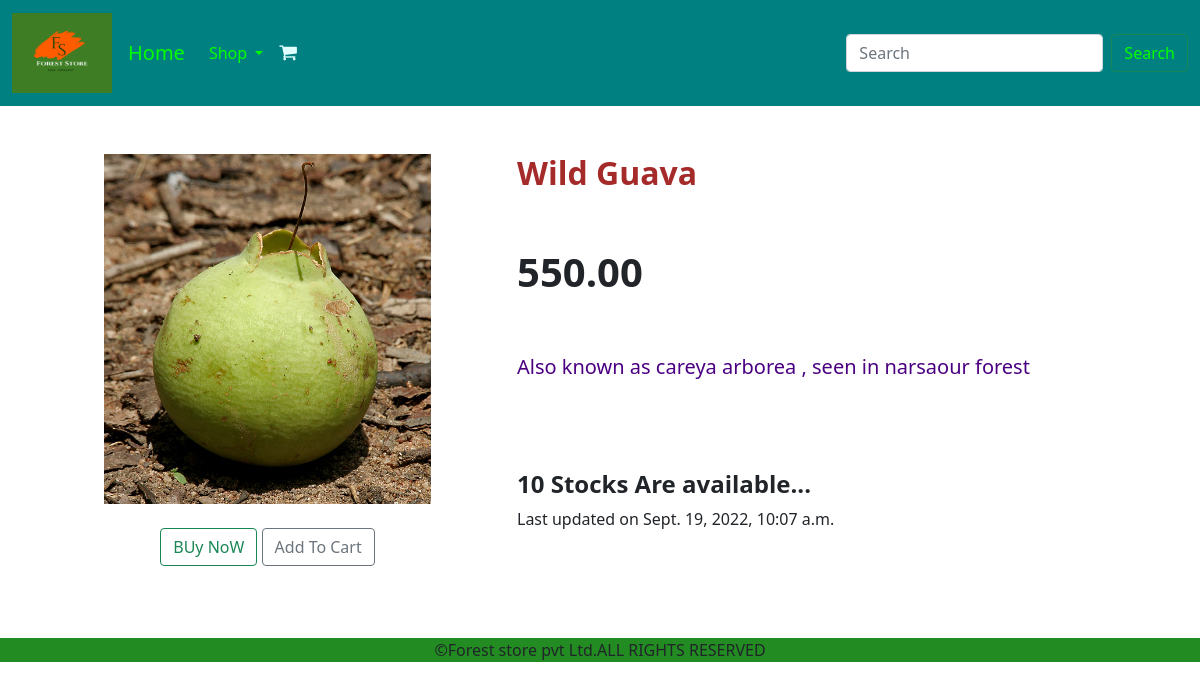
Screenshot of /fruits-and-vegetables/wild-guava/ with the database file from the repository.
### cart/models.py (models this page shows, shortened)
class Product(models.Model):
    name=models.CharField(max_length=250,unique=True)
    slug=models.SlugField(max_length=250,unique=True)
    img=models.ImageField(upload_to='product')
    desc=models.TextField(blank=True)
    price=models.DecimalField(max_digits=10,decimal_places=2)
    stocks=models.IntegerField()
    category=models.ForeignKey(Category,on_delete=models.CASCADE)
    cdate=models.DateTimeField(auto_now_add=True)
    udate=models.DateTimeField(auto_now=True)
    availability=models.BooleanField(default=True)
    class Meta:
        ordering = ('name',)
        verbose_name = 'product'
        verbose_name_plural = 'products'

### cart/views.py (the view)
# urls.py: path('<slug:c_slug>/<slug:p_slug>/',views.prodetails,name='prodetails'),
def prodetails(request,c_slug,p_slug):
    try:
        pro=Product.objects.get(category__slug=c_slug,slug=p_slug)
    except Exception as e:
        raise e
    return render(request,'product.html',{'pro':pro})

### cart/context_processors.py (called while the page is built)
def links(request):
    link=Category.objects.all()
    return dict(link=link)

def linksp(request):
    linkp=Product.objects.all()
    return dict(linkp=linkp)

def counter(request):
    item_count=0
    if 'admin' in request.path:
        return {}
    else:
        try:
            car=Cart.objects.filter(cart_id=cart_id(request))
            cart_items=CartItem.objects.all().filter(car=car[:1])
            for cart_item in cart_items:
                item_count += cart_item.quantity
        except Cart.DoesNotExist:
            item_count=0
        return dict(item_count=item_count)

### cart/models.py (called while the page is built)
    def get_url(self):
        return reverse('cart:pro_category',args=[self.slug])

### cart/views.py (called while the page is built)
def cart_id(request):
    cart_s=request.session.session_key
    if not cart_s:
        cart_s=request.session.create()
    return cart_s

### templates/product.html
{% extends 'base.html' %}
{% block content %}
<br><br>
<div class="container">
    <div class="row">
        <div class="col-md-5" >
            <div align="center">
                <img height="350" src="{{ pro.img.url }}">
            </div><br>
            <div align="center">
                <a class="btn btn-outline-success" href=""> BUy NoW</a>
                <a class="btn btn-outline-secondary" href="{% url 'cart:add_cart' pro.id %}"> Add To Cart</a>
            </div>
        </div>
        <div class="col-md-7">
            <h2 style="color:brown"><b>{{pro.name}}</b></h2><br><br>
            <h1><b>{{pro.price}}</b></h1><br><br>
            <p style="font-size:20px ; color:indigo">{{pro.desc}}</p><br><br><br>
            <h4><b>{{pro.stocks}} Stocks Are available...</b></h4><p>           Last updated on {{pro.udate}}</p>
        </div>
    </div>
</div>
<br><br><br>
{% endblock %}

### rows the page displays
Product: img (picture), name "Wild Guava", price "550.00", desc "Also known as careya arborea , seen in narsaour forest", stocks "10", udate "Sept. 19, 2022, 10:07 a.m."
